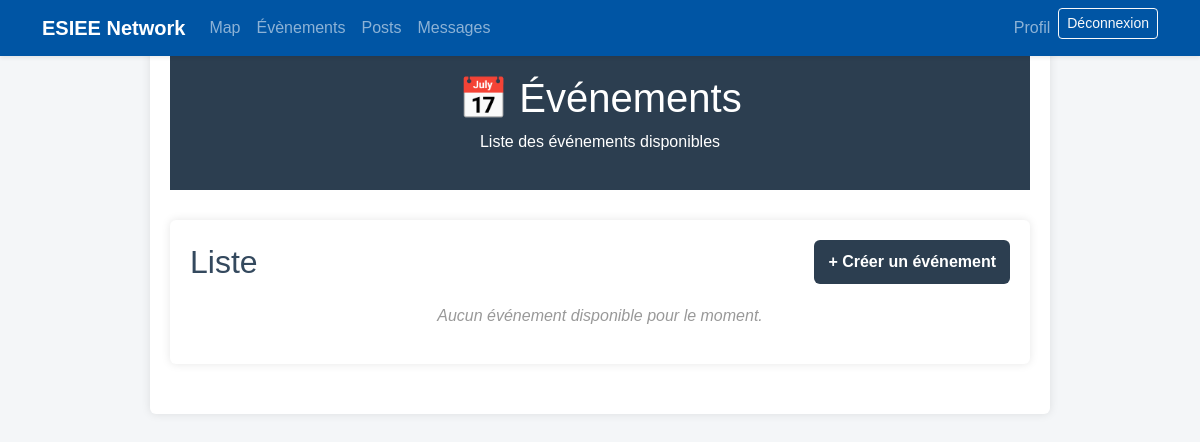
Before: /events/ (signed in) with the older database file.
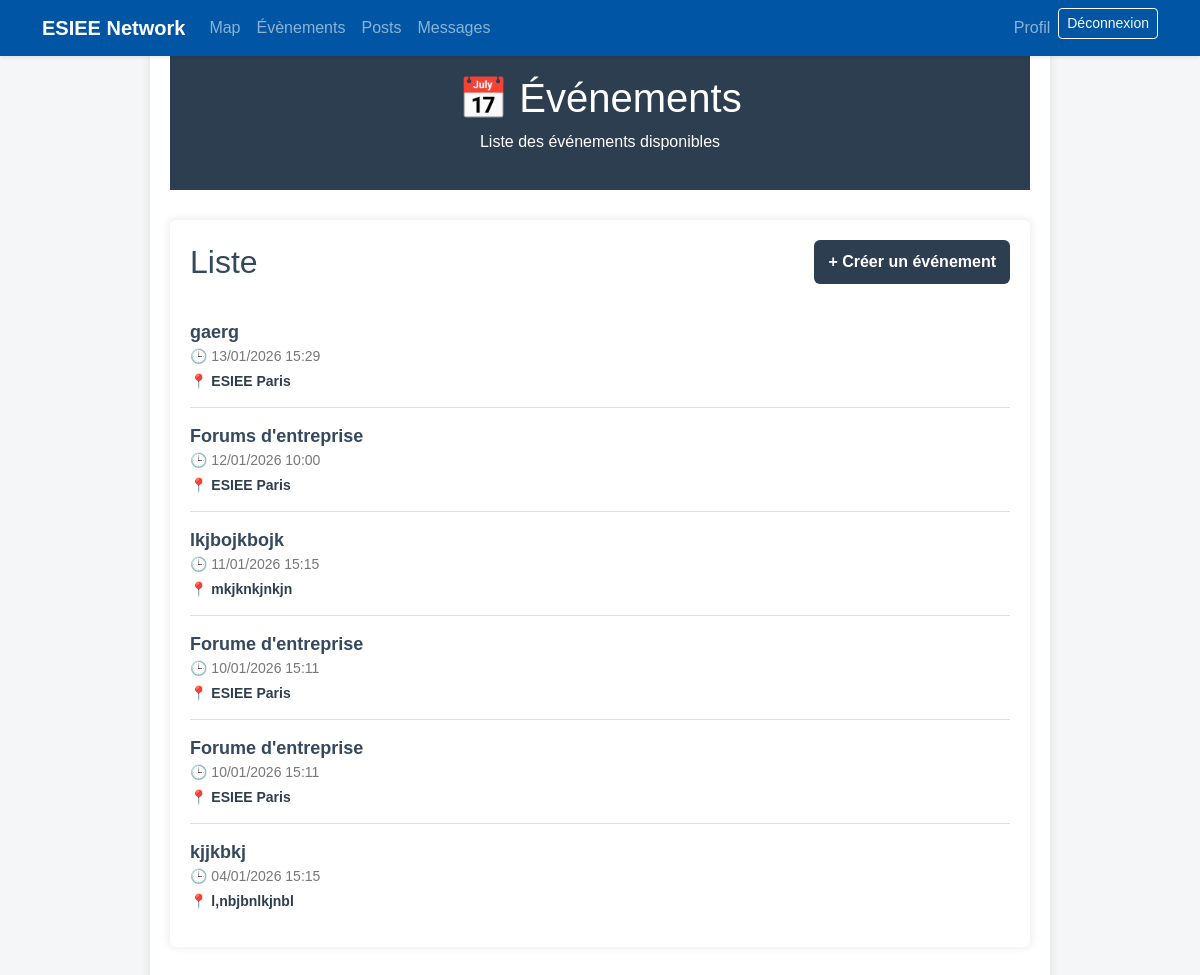
After: the same page with the newer database file.
### events/models.py (models this page shows, shortened)
class Event(models.Model):
    title = models.CharField(max_length=200)
    description = models.TextField(blank=True)
    location = models.CharField(
        "Lieu",
        max_length=50,
        choices=LOCATION_CHOICES,
    )
    start_at = models.DateTimeField()
    end_at = models.DateTimeField(null=True, blank=True)
    created_by = models.ForeignKey(
        settings.AUTH_USER_MODEL,
        on_delete=models.CASCADE,
        related_name="events_created",
    )
    created_at = models.DateTimeField(auto_now_add=True)
    updated_at = models.DateTimeField(auto_now=True)
    class Meta:
        ordering = ["start_at", "title"]

### events/views.py (the view)
# urls.py: path("", views.events_list, name="list"),
@login_required
def events_list(request):
    events = Event.objects.all().order_by("-start_at")
    return render(request, "events/events_list.html", {"events": events})

### templates/events/events_list.html (shortened to what this page needs)
{% extends "base.html" %}
{% block content %}
<header>
    <h1>📅 Événements</h1>
    <p>Liste des événements disponibles</p>
</header>
<main>
    <div style="display:flex; justify-content:space-between; align-items:center; margin-bottom:20px;">
        <h2 style="margin:0; color:#34495e;">Liste</h2>
        <a href="{% url 'events:create' %}"
           style="background:#2c3e50; color:white; padding:10px 14px; border-radius:6px; text-decoration:none; font-weight:bold;">
            + Créer un événement
        </a>
    </div>
    {% if events %}
        {% for event in events %}
            <div class="event">
                <div class="event-title">
                    <a href="{% url 'events:detail' event.pk %}"
                       style="text-decoration:none; color:inherit;">
                        {{ event.title }}
                    </a>
                </div>
                <div class="event-date">
                    🕒 {{ event.start_at|date:"d/m/Y H:i" }}
                </div>
                <div class="event-location">
                    📍 {{ event.get_location_display }}
                </div>
            </div>
        {% endfor %}
    {% else %}
        <p class="empty">Aucun événement disponible pour le moment.</p>
    {% endif %}
</main>
{% endblock %}

### templates/base.html (shortened to what this page needs)
<!doctype html>
<html lang="fr">
  <head>
    <link href="https://cdn.jsdelivr.net/npm/bootstrap@5.3.3/dist/css/bootstrap.min.css" rel="stylesheet">
    <link rel="stylesheet" href="https://unpkg.com/leaflet@1.9.4/dist/leaflet.css" />
    <link rel="stylesheet" href="/static/style.css">
  </head>
  <body>
    <nav class="navbar navbar-expand-lg navbar-dark fixed-top shadow-sm">
      <div class="container">
        <a class="navbar-brand fw-bold" href="/">ESIEE Network</a>
        <div class="collapse navbar-collapse" id="nav">
          <ul class="navbar-nav me-auto">
            <li class="nav-item"><a class="nav-link" href="/map/">Map</a></li>
            <li class="nav-item"><a class="nav-link" href="/events/">Évènements</a></li>
            <li class="nav-item"><a class="nav-link" href="/posts/">Posts</a></li>
            <li class="nav-item"><a class="nav-link" href="/messages/">Messages</a></li>
          </ul>
          <ul class="navbar-nav ms-auto">
            {% if user.is_authenticated %}
              <li class="nav-item"><a class="nav-link" href="/profile/">Profil</a></li>
              <li class="nav-item"><a class="btn btn-outline-light btn-sm" href="/logout/">Déconnexion</a></li>
            {% else %}
              <li class="nav-item"><a class="btn btn-outline-light btn-sm me-2" href="/login/">Login</a></li>
              <li class="nav-item"><a class="btn btn-light btn-sm text-primary" href="/signup/">Sign up</a></li>
            {% endif %}
          </ul>
        </div>
      </div>
    </nav>
    <main class="pt-4">
      {% block content %}{% endblock %}
    </main>
  </body>
</html>

### static/style.css (style rules this page uses)
:root { --esiee-blue:#0055A4; --esiee-blue-dark:#003d7a; --esiee-light:#f8f9fb; --esiee-gray:#6c757d; }
body { background:var(--esiee-light); }
.navbar { background:var(--esiee-blue)!important; }
a { color:var(--esiee-blue); }

### templates/base.html (style rules this page uses)
body { padding-top: 72px; }

### templates/events/events_list.html (style rules this page uses)
body { font-family: Arial, sans-serif; background-color: #f4f6f8; margin: 0; padding: 0; }
header { background-color: #2c3e50; color: white; padding: 20px; text-align: center; }
main { max-width: 900px; margin: 30px auto; padding: 20px; background-color: white; border-radius: 6px; box-shadow: 0 0 10px rgba(0,0,0,0.1); }
h1 { margin-top: 0; }
.event { border-bottom: 1px solid #ddd; padding: 15px 0; }
.event:last-child { border-bottom: none; }
.event-title { font-size: 18px; font-weight: bold; color: #34495e; }
.event-date { color: #777; font-size: 14px; }
.event-location { color: #2c3e50; font-size: 14px; margin-top: 4px; font-weight: bold; }

Changed rows visible on the page:
added Event: title "gaerg", start_at "13/01/2026 15:29", location "ESIEE Paris"
added Event: title "Forums d'entreprise", start_at "12/01/2026 10:00", location "ESIEE Paris"
added Event: title "lkjbojkbojk", start_at "11/01/2026 15:15", location "mkjknkjnkjn"
added Event: title "Forume d'entreprise", start_at "10/01/2026 15:11", location "ESIEE Paris"
added Event: title "Forume d'entreprise", start_at "10/01/2026 15:11", location "ESIEE Paris"
added Event: title "kjjkbkj", start_at "04/01/2026 15:15", location "l,nbjbnlkjnbl"
Other visible differences:
text no longer shown: "Aucun événement disponible pour le moment."
